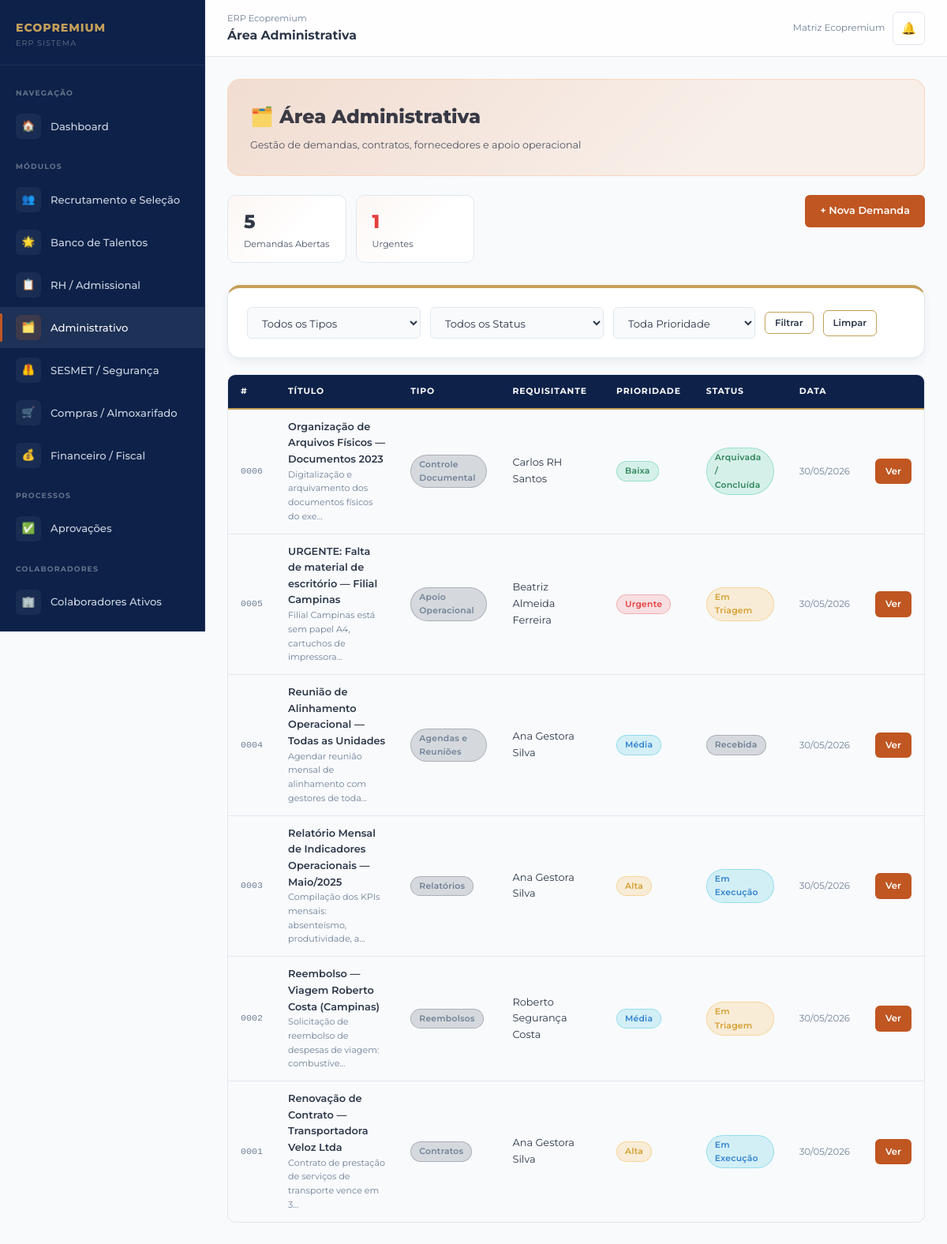
The app's page /administrativo/ (signed in) with its own data.
### core/models.py (models this page shows, shortened)
class PerfilUsuario(models.Model):
    PERFIS = [
        ('admin', 'Administrador'),
        ('gestor', 'Gestor'),
        ('rh', 'RH / Departamento Pessoal'),
        ('financeiro', 'Financeiro / Fiscal'),
        ('sesmet', 'SESMET / Segurança do Trabalho'),
        ('compras', 'Compras / Almoxarifado'),
        ('operacional', 'Operacional'),
    ]
    MARCAS = [
        ('eco_premium', 'Eco Premium'),
        ('trip_premium', 'Trip Premium'),
        ('log_premium', 'Log Premium'),
        ('matriz', 'Matriz Ecopremium'),
    ]
    usuario = models.OneToOneField(User, on_delete=models.CASCADE, related_name='perfil')
    perfil = models.CharField(max_length=20, choices=PERFIS, default='operacional')
    marca = models.CharField(max_length=20, choices=MARCAS, default='eco_premium')
    unidade = models.CharField(max_length=100, default='Matriz')
    telefone = models.CharField(max_length=20, blank=True)
    avatar_iniciais = models.CharField(max_length=3, blank=True)
    criado_em = models.DateTimeField(auto_now_add=True)
    class Meta:
        verbose_name = 'Perfil de Usuário'
        verbose_name_plural = 'Perfis de Usuários'

### administrativo/models.py (models this page shows, shortened)
class DemandaAdministrativa(models.Model):
    TIPOS = [
        ('controle_documental', 'Controle Documental'),
        ('contratos', 'Contratos'),
        ('fornecedores', 'Fornecedores'),
        ('reembolsos', 'Reembolsos'),
        ('pagamentos', 'Pagamentos'),
        ('relatorios', 'Relatórios'),
        ('agendas_reunioes', 'Agendas e Reuniões'),
        ('apoio_operacional', 'Apoio Operacional'),
    ]
    STATUS = [
        ('recebida', 'Recebida'),
        ('em_triagem', 'Em Triagem'),
        ('informacoes_incompletas', 'Informações Incompletas'),
        ('em_execucao', 'Em Execução'),
        ('aguardando_ajuste', 'Aguardando Ajuste'),
        ('arquivada', 'Arquivada / Concluída'),
    ]
    PRIORIDADES = [
        ('baixa', 'Baixa'),
        ('media', 'Média'),
        ('alta', 'Alta'),
        ('urgente', 'Urgente'),
    ]
    tipo = models.CharField(max_length=30, choices=TIPOS, verbose_name='Tipo de Demanda')
    titulo = models.CharField(max_length=200, verbose_name='Título')
    descricao = models.TextField(verbose_name='Descrição Detalhada')
    requisitante = models.CharField(max_length=200, verbose_name='Requisitante')
    requisitante_usuario = models.ForeignKey(User, on_delete=models.SET_NULL, null=True, blank=True,
                                              related_name='demandas_solicitadas')
    responsavel = models.ForeignKey(User, on_delete=models.SET_NULL, null=True, blank=True,
                                     related_name='demandas_responsavel', verbose_name='Responsável')
    prioridade = models.CharField(max_length=10, choices=PRIORIDADES, default='media')
    status = models.CharField(max_length=30, choices=STATUS, default='recebida')
    motivo_rejeicao = models.TextField(blank=True, verbose_name='Motivo de Rejeição/Ajuste')
    observacoes = models.TextField(blank=True)
    criado_em = models.DateTimeField(auto_now_add=True)
    atualizado_em = models.DateTimeField(auto_now=True)
    concluido_em = models.DateTimeField(null=True, blank=True)
    class Meta:
        verbose_name = 'Demanda Administrativa'
        verbose_name_plural = 'Demandas Administrativas'
        ordering = ['-criado_em']

### administrativo/views.py (the view)
# urls.py: path('', views.lista_demandas, name='lista_demandas'),
@login_required
def lista_demandas(request):
    demandas = DemandaAdministrativa.objects.all()
    tipo_filter = request.GET.get('tipo', '')
    status_filter = request.GET.get('status', '')
    prioridade_filter = request.GET.get('prioridade', '')
    if tipo_filter:
        demandas = demandas.filter(tipo=tipo_filter)
    if status_filter:
        demandas = demandas.filter(status=status_filter)
    if prioridade_filter:
        demandas = demandas.filter(prioridade=prioridade_filter)
    return render(request, 'administrativo/lista_demandas.html', {
        'demandas': demandas,
        'tipo_filter': tipo_filter,
        'status_filter': status_filter,
        'prioridade_filter': prioridade_filter,
        'tipos': DemandaAdministrativa.TIPOS,
        'status_choices': DemandaAdministrativa.STATUS,
        'prioridades': DemandaAdministrativa.PRIORIDADES,
        'total_abertas': DemandaAdministrativa.objects.exclude(status='arquivada').count(),
        'urgentes': DemandaAdministrativa.objects.filter(prioridade='urgente').exclude(status='arquivada').count(),
    })

### templates/administrativo/lista_demandas.html (shortened to what this page needs)
{% extends 'base.html' %}
{% block nav_administrativo %}active{% endblock %}
{% block topbar_title %}Área Administrativa{% endblock %}
{% block content %}
<div class="module-banner mod-banner-3">
  <div class="mod-title">🗂️ Área Administrativa</div>
  <div class="mod-desc">Gestão de demandas, contratos, fornecedores e apoio operacional</div>
</div>
<div class="page-header">
  <div class="flex gap-3">
    <div class="kpi-card kpi-mod3" style="padding:14px 20px;min-width:150px;">
      <div style="font-size:1.6rem;font-weight:800;">{{ total_abertas }}</div>
      <div style="font-size:0.75rem;color:var(--text-secondary);">Demandas Abertas</div>
    </div>
    <div class="kpi-card kpi-mod3" style="padding:14px 20px;min-width:150px;">
      <div style="font-size:1.6rem;font-weight:800;color:var(--danger);">{{ urgentes }}</div>
      <div style="font-size:0.75rem;color:var(--text-secondary);">Urgentes</div>
    </div>
  </div>
  <a href="{% url 'nova_demanda' %}" class="btn btn-mod3">+ Nova Demanda</a>
</div>
<div class="card mb-5">
  <form method="get" class="flex gap-3 items-center flex-wrap">
    <select name="tipo" class="form-control" style="max-width:220px;">
      <option value="">Todos os Tipos</option>
    </select>
    <select name="status" class="form-control" style="max-width:220px;">
      <option value="">Todos os Status</option>
    </select>
    <select name="prioridade" class="form-control" style="max-width:180px;">
      <option value="">Toda Prioridade</option>
    </select>
    <button type="submit" class="btn btn-outline btn-sm">Filtrar</button>
    <a href="{% url 'lista_demandas' %}" class="btn btn-outline btn-sm">Limpar</a>
  </form>
</div>
{% if demandas %}
<div class="table-wrap">
  <table>
    <thead>
      <tr>
        <th>#</th>
        <th>Título</th>
        <th>Tipo</th>
        <th>Requisitante</th>
        <th>Prioridade</th>
        <th>Status</th>
        <th>Data</th>
        <th></th>
      </tr>
    </thead>
    <tbody>
      {% for d in demandas %}
      <tr>
        <td style="font-family:monospace;color:var(--text-muted);font-size:0.78rem;">{{ d.pk|stringformat:"04d" }}</td>
        <td>
          <div style="font-weight:600;">{{ d.titulo }}</div>
          <div style="font-size:0.74rem;color:var(--text-muted);">{{ d.descricao|truncatechars:60 }}</div>
        </td>
        <td><span class="badge badge-muted">{{ d.get_tipo_display }}</span></td>
        <td>{{ d.requisitante }}</td>
        <td>
          <span class="badge {% if d.prioridade == 'urgente' %}badge-danger{% elif d.prioridade == 'alta' %}badge-warning{% elif d.prioridade == 'media' %}badge-info{% else %}badge-success{% endif %}">
            {{ d.get_prioridade_display }}
          </span>
        </td>
        <td>
          <span class="badge {% if d.status == 'arquivada' %}badge-success{% elif d.status == 'aguardando_ajuste' %}badge-danger{% elif d.status == 'em_execucao' %}badge-info{% elif d.status == 'em_triagem' %}badge-warning{% else %}badge-muted{% endif %}">
            {{ d.get_status_display }}
          </span>
        </td>
        <td style="font-size:0.78rem;color:var(--text-muted);">{{ d.criado_em|date:"d/m/Y" }}</td>
        <td><a href="{% url 'detalhe_demanda' d.pk %}" class="btn btn-sm btn-mod3">Ver</a></td>
      </tr>
      {% endfor %}
    </tbody>
  </table>
</div>
{% endif %}
{% endblock %}

### templates/base.html (shortened to what this page needs)
{% load static %}
<!DOCTYPE html>
<html lang="pt-BR">
<head>
  <link rel="stylesheet" href="{% static 'css/main.css' %}?v=2">
</head>
<body>
<div class="erp-layout">
  <aside class="sidebar" id="sidebar">
    <div class="sidebar-logo">
      <div class="sidebar-logo-text">
        <div class="brand-name">ECOPREMIUM</div>
        <div class="brand-sub">ERP Sistema</div>
      </div>
    </div>
    <nav class="sidebar-nav">
      <div class="nav-section-label">Navegação</div>
      <a href="{% url 'dashboard' %}" class="nav-item {% block nav_dashboard %}{% endblock %}">
        <span class="nav-icon">🏠</span>
        Dashboard
      </a>
      <div class="nav-section-label">Módulos</div>
      <a href="{% url 'lista_vagas' %}" class="nav-item mod1 {% block nav_recrutamento %}{% endblock %}">
        <span class="nav-icon">👥</span>
        Recrutamento e Seleção
      </a>
      <a href="{% url 'banco_talentos' %}" class="nav-item mod1 {% block nav_talentos %}{% endblock %}">
        <span class="nav-icon">🌟</span>
        Banco de Talentos
      </a>
      <a href="{% url 'lista_admissoes' %}" class="nav-item mod2 {% block nav_admissional %}{% endblock %}">
        <span class="nav-icon">📋</span>
        RH / Admissional
      </a>
      <a href="{% url 'lista_demandas' %}" class="nav-item mod3 {% block nav_administrativo %}{% endblock %}">
        <span class="nav-icon">🗂️</span>
        Administrativo
      </a>
      <a href="{% url 'dashboard_sesmet' %}" class="nav-item mod4 {% block nav_sesmet %}{% endblock %}">
        <span class="nav-icon">🦺</span>
        SESMET / Segurança
      </a>
      <a href="{% url 'painel_compras' %}" class="nav-item mod5 {% block nav_compras %}{% endblock %}">
        <span class="nav-icon">🛒</span>
        Compras / Almoxarifado
      </a>
      <a href="{% url 'painel_financeiro' %}" class="nav-item mod6 {% block nav_financeiro %}{% endblock %}">
        <span class="nav-icon">💰</span>
        Financeiro / Fiscal
      </a>
      <div class="nav-section-label">Processos</div>
      <a href="{% url 'aprovacoes_pendentes' %}" class="nav-item {% block nav_aprovacoes %}{% endblock %}" id="navAprovacoes">
        <span class="nav-icon">✅</span>
        Aprovações
      </a>
      <div class="nav-section-label">Colaboradores</div>
      <a href="{% url 'lista_colaboradores' %}" class="nav-item {% block nav_colaboradores %}{% endblock %}">
        <span class="nav-icon">🏢</span>
        Colaboradores Ativos
      </a>
    </nav>
  </aside>
  <div class="main-content">
    <div class="topbar">
      <div class="topbar-title">
        <span class="breadcrumb">ERP Ecopremium</span>
        {% block topbar_title %}Dashboard{% endblock %}
      </div>
      <div class="topbar-actions">
        <span style="font-size:0.78rem;color:var(--text-muted);">
          {% if user.perfil %}{{ user.perfil.get_marca_display }}{% endif %}
        </span>
        <a href="#" class="notif-btn" id="notifBtn" title="Notificações">
          🔔
        </a>
      </div>
    </div>
    <div class="content-area">
      {% block content %}{% endblock %}
    </div>
  </div>
</div>
</body>
</html>

### records on screen
DemandaAdministrativa: pk "0006", titulo "Organização de Arquivos Físicos — Documentos 2023", descricao "Digitalização e arquivamento dos documentos físicos do exe…", tipo "Controle Documental", requisitante "Carlos RH Santos", prioridade "Baixa", status "Arquivada / Concluída", criado_em "30/05/2026"
DemandaAdministrativa: pk "0005", titulo "URGENTE: Falta de material de escritório — Filial Campinas", descricao "Filial Campinas está sem papel A4, cartuchos de impressora…", tipo "Apoio Operacional", requisitante "Beatriz Almeida Ferreira", prioridade "Urgente", status "Em Triagem", criado_em "30/05/2026"
DemandaAdministrativa: pk "0004", titulo "Reunião de Alinhamento Operacional — Todas as Unidades", descricao "Agendar reunião mensal de alinhamento com gestores de toda…", tipo "Agendas e Reuniões", requisitante "Ana Gestora Silva", prioridade "Média", status "Recebida", criado_em "30/05/2026"
DemandaAdministrativa: pk "0003", titulo "Relatório Mensal de Indicadores Operacionais — Maio/2025", descricao "Compilação dos KPIs mensais: absenteísmo, produtividade, a…", tipo "Relatórios", requisitante "Ana Gestora Silva", prioridade "Alta", status "Em Execução", criado_em "30/05/2026"
DemandaAdministrativa: pk "0002", titulo "Reembolso — Viagem Roberto Costa (Campinas)", descricao "Solicitação de reembolso de despesas de viagem: combustíve…", tipo "Reembolsos", requisitante "Roberto Segurança Costa", prioridade "Média", status "Em Triagem", criado_em "30/05/2026"
DemandaAdministrativa: pk "0001", titulo "Renovação de Contrato — Transportadora Veloz Ltda", descricao "Contrato de prestação de serviços de transporte vence em 3…", tipo "Contratos", requisitante "Ana Gestora Silva", prioridade "Alta", status "Em Execução", criado_em "30/05/2026"

### other values on screen
{{ user.perfil.get_marca_display }} "Matriz Ecopremium"
{{ total_abertas }} "5"
{{ urgentes }} "1"
